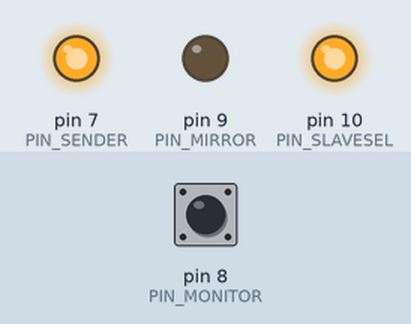
The sketch below on a simulated Arduino Uno, built with avr-gcc and run on an emulated ATmega328P. Shown: output pins drawn as LEDs (lit = HIGH). Dashed ring = blinking. The inputs (shaded band) are chosen by the test bench; at power-on: pin 8 (PIN_MONITOR) LOW. What the sketch prints to the serial monitor is not drawn.

Above: at 1.2 s.
1.3 s: pin 8 (PIN_MONITOR) driven HIGH
At 2.1 s:
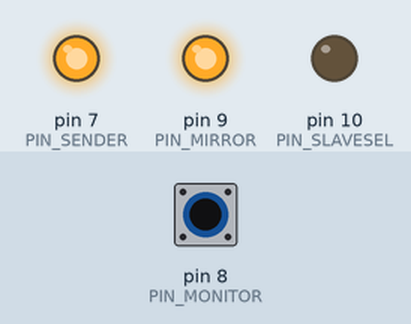
2.8 s: pin 8 (PIN_MONITOR) driven LOW
At 3.6 s:
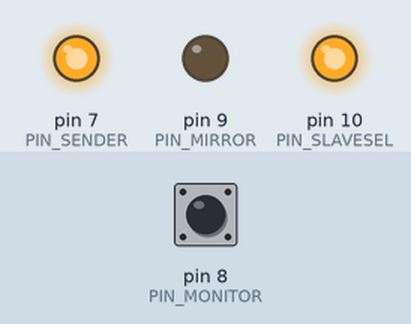
4.3 s: pin 8 (PIN_MONITOR) pulsed HIGH 2 times (0.12 s each, 0.3 s apart)
At 4.66 s:
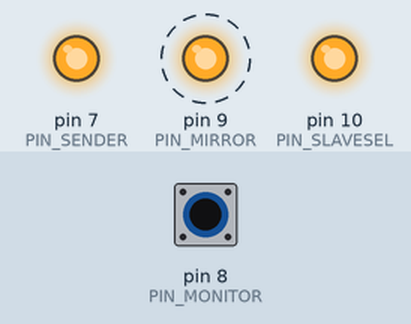
Timing chart, 0 to 7.3 s (numbered marks = the images above; inputs shaded):
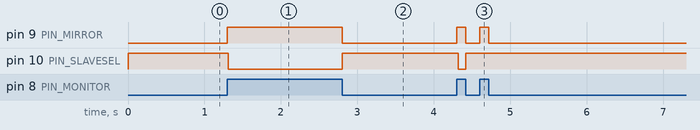

Measured:
- after the input at 1.3 s, pin 9 (PIN_MIRROR): LOW → HIGH at once; pin 10 (PIN_SLAVESEL): HIGH → LOW at once
- after the input at 2.8 s, pin 9 (PIN_MIRROR): HIGH → LOW at once; pin 10 (PIN_SLAVESEL): LOW → HIGH at once
- after the input at 4.3 s, pin 9 (PIN_MIRROR): alternates HIGH for 0.12 s and LOW for 0.18 s, 4 changes in all, then stays LOW, starting at once; pin 10 (PIN_SLAVESEL): HIGH → LOW at once, → HIGH 0.10 s later

The sketch:

RaSpiCan.ino
```cpp
/* kate: space-indent on; indent-width 2; replace-tabs on; hl c++

  PMC<->SPI Connector. Best served together with a Raspberry Pi.
 */

#include <SPI.h>
#include "CanDrive.h"

#define PIN_SLAVESEL 10
#define PIN_SENDER   7
#define PIN_MONITOR  8
#define PIN_MIRROR   9
#define PIN_CRCLED  10

CanDrive can(PIN_SENDER, PIN_MONITOR);

void setup() {
  Serial.begin(74880);
  SPI.begin();
//  pinMode(PIN_SLAVESEL, OUTPUT);

  can.pin_mirror = PIN_MIRROR;
  can.pin_crcled = PIN_CRCLED;
  can.init();

  Serial.println("hai!");
  SPI.beginTransaction(SPISettings(15000000, MSBFIRST, SPI_MODE0));
}

void loop() {
  uint16_t recv_id  = 0,
           recv_val = 0,
           new_id   = 0,
           new_val  = 0;

  can.handle_message();

  // Recv. We don't care about whether or not this worked: If it
  // didn't, recv_id is still 0, so we can just use that.
  can.recv(&recv_id, &recv_val);

  /*if( recv_id != 0 ){
    Serial.print(recv_id);
    Serial.print(" -> ");
    Serial.println(recv_val);
  }*/

  SPI.transfer(0x02);
  SPI.transfer(0x00);
  new_id  = (
    SPI.transfer((recv_id >> 0) & 0xFF) << 0 |
    SPI.transfer((recv_id >> 8) & 0xFF) << 8 );
  new_val = (
    SPI.transfer((recv_val >> 0) & 0xFF) << 0 |
    SPI.transfer((recv_val >> 8) & 0xFF) << 8);
  for( int i = 0; i < (32 - 2 - 2); i++ ){
    SPI.transfer(0);
  }

  /*if( new_id != 0 && new_id != 65535 ){
    can.send(new_id, new_val);
    Serial.print(new_id);
    Serial.print(" <- ");
    Serial.println(new_val);
  }*/
}
```
